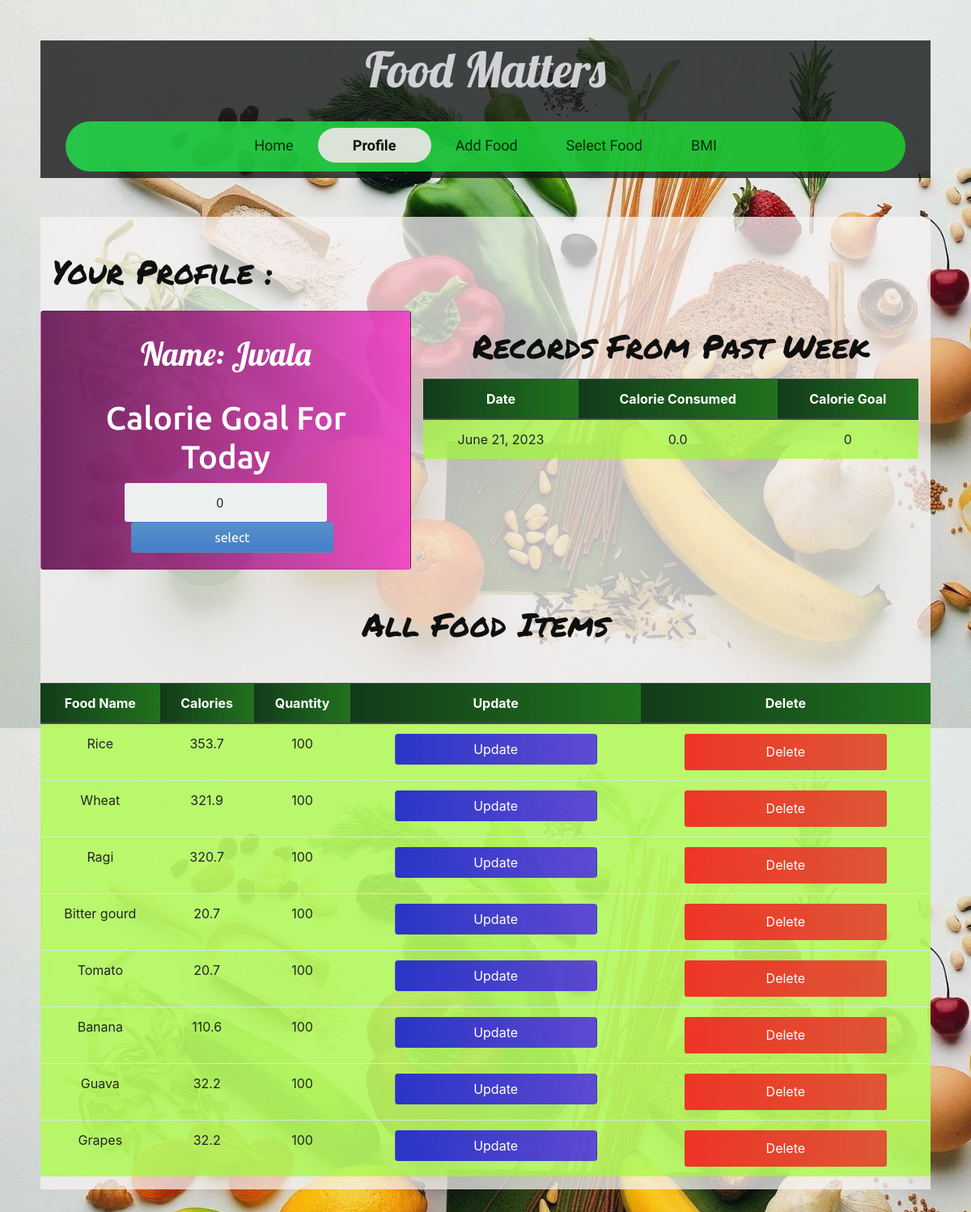
Page /profile/ (signed in) on the committed database.
### calories/models.py (models this page shows, shortened)
class Profile(models.Model):
	person_of = models.ForeignKey(User,null=True,on_delete=models.CASCADE)
	calorie_count = models.FloatField(default=0,null=True,blank=True)
	food_selected = models.ForeignKey(Food,on_delete=models.CASCADE,null=True,blank=True)
	quantity = models.FloatField(default=0)
	total_calorie = models.FloatField(default=0,null=True)
	date = models.DateField(auto_now_add = True)
	calorie_goal = models.PositiveIntegerField(default=0)
	all_food_selected_today = models.ManyToManyField(Food,through='PostFood',related_name='inventory')

class Food(models.Model):
	name = models.CharField(max_length=200 ,null=False)
	quantity = models.PositiveIntegerField(null=False,default=0)
	calorie = models.FloatField(null=False,default=0)
	person_of = models.ForeignKey(User,null=True,on_delete=models.CASCADE)

### calories/views.py (the view)
# urls.py: path('profile/',ProfilePage,name='profile'),
@login_required
def ProfilePage(request):
	person = Profile.objects.filter(person_of=request.user).last()
	food_items = Food.objects.filter(person_of=request.user)
	form = ProfileForm(instance=person)
	if request.method == 'POST':
		form = ProfileForm(request.POST,instance=person)
		if form.is_valid():
			form.save()
			return redirect('profile')
	else:
		form = ProfileForm(instance=person)
	some_day_last_week = timezone.now().date() -timedelta(days=7)
	records=Profile.objects.filter(date__gte=some_day_last_week,date__lt=timezone.now().date(),person_of=request.user)
	context = {'form':form,'food_items':food_items,'records':records}
	return render(request, 'profile.html',context)

### calories/forms.py
class ProfileForm(forms.ModelForm):
	class Meta:
		model = Profile
		fields = ('calorie_goal',)

### calories/templates/profile.html (shortened to what this page needs)
{% extends 'base.html' %}
{% block content %}
<br>
<div class="container-fluid">
    <h1 class="headline">Your Profile :</h1>
        <div id="c" class="row mt-4 mb-4">
            <div  class="col-lg-5 card card-body">
            <div class="app-title">
                <h1 class="text-center profile-text mt-2">Name: {{ request.user }} </h1>
            </div>
            <form method="POST" action="" class="login-form pt-4">
                {% for field in form %}
                <h1>Calorie Goal For Today</h1>
                {{ field }}
                {% endfor %}
                <input class="btn login_btn profile-submit ml-3" type="submit" value="select">
            </form>
        </div>
        <div class="col-lg-7">
        <h1 class="text-center headline pb-2">Records From Past Week</h1>
        <table class="table text-center">
            <thead class="thead-dark">
                <tr>
                    <th scope="col">Date</th>
                    <th scope="col">Calorie Consumed</th>
                    <th scope="col">Calorie Goal</th>
                </tr>
            </thead>
            <tbody>
                {% for record in records %}
                <tr>
                    <td>{{ record.date }}</td>
                    <td>{{ record.total_calorie }}</td>
                    <td>{{ record.calorie_goal }}</td>
                </tr>
                {% endfor %}
            </tbody>
        </table>
    </div>
     </div>
    <h1 class="text-center headline">All Food Items</h1>
     <div class="row mt-5">
      <table class="table text-center">
            <thead class="thead-dark">
                <tr>
                    <th scope="col">Food Name</th>
                    <th scope="col">Calories</th>
                    <th scope="col">Quantity</th>
                    <th scope="col">Update</th>
                    <th scope="col">Delete</th>
                </tr>
            </thead>
            <tbody>
                {% for food in food_items %}
                <tr>
                    <td>{{ food.name }}</td>
                    <td>{{ food.calorie }}</td>
                    <td>{{ food.quantity }}</td>
                    <td><a class="btn" href="{% url 'update_food' food.id %}">Update</a></td>
                    <td><a class="delete" href="{% url 'delete_food' food.id %}">Delete</a></td>
                </tr>
                {% endfor %}
            </tbody>
        </table>
    </div>
</div>
{% endblock content %}

### calories/static/css/base.css (style rules this page uses)
a { text-decoration:none !important; }
body { font-family: Arial; background-color: #34db66e0; padding: 50px; }
.app-title { text-align: center; color: #163d1bc8; }
.login-form { text-align: center; }
input { text-align: center; background-color: #ECF0F1; border: 2px solid transparent; border-radius: 3px; font-size: 16px; font-weight: 200; padding: 10px 0; width: 250px; transition: border .5s; }
.btn { background: #457fca; background: -webkit-linear-gradient(to right, #5691c8, #457fca); background: linear-gradient(to right, #1b21d1e6, #4f2de4da); color: white !important; font-size: 16px; line-height: 25px; padding: 10px 0; text-decoration: none; text-shadow: none; border-radius: 3px; box-shadow: none; transition: 0.25s; display: block; width: 250px; margin: 0 auto; }
.delete { background: #457fca; background: -webkit-linear-gradient(to right, #5691c8, #457fca); background: linear-gradient(to right, #f42020e6, #e43c2dda); color: white !important; font-size: 16px; line-height: 25px; padding: 10px 0; text-decoration: none; text-shadow: none; border-radius: 3px; box-shadow: none; transition: 0.25s; display: block; width: 250px; margin: 0 auto; }
.card { background: #457fca; background: -webkit-linear-gradient(to right, #5691c8, #457fca); background: linear-gradient(to right, #f30808cb, #f35e08de); color:white; }
#c .card { background: #457fca; background: -webkit-linear-gradient(to right, #5691c8, #457fca); background: linear-gradient(to right, #550241d6, #ef36c4d6); color:white; }
.card::before, .card::after { position: absolute; top: 0; right: 0; bottom: 0; left: 0; transform: scale3d(0, 0, 1); transition: transform .3s ease-out 0s; background: rgba(255, 255, 255, 0.1); content: ''; pointer-events: none; }
.card::before { transform-origin: left top; }
.card::after { transform-origin: right bottom; }
th { background: #1e3c72; background: -webkit-linear-gradient(to right, #2a5298, #1e3c72); background: linear-gradient(to right, #123b1a, #21721e); }
.card { font-family: 'Grandstander', cursive; font-family: 'Ubuntu', sans-serif; }
.headline { font-family: 'Permanent Marker', cursive; padding-top:20px; color: #0f0f0f; color: -webkit-linear-gradient(to right, #6dd5ed, #2193b0); color: linear-gradient(to right, #85154b, #911758); }
.profile-text { color:white; font-family: 'Lobster', cursive; }
.table tr { background-color: #9efc2cab; }
.profile-submit { background: #457fca; background: -webkit-linear-gradient(to bottom, #5691c8, #457fca); background: linear-gradient(to bottom, #5691c8, #457fca); }

### rows in the picture
Profile: form "0", date "June 21, 2023", total_calorie "0.0", calorie_goal "0"
Food: name "Rice", calorie "353.7", quantity "100"
Food: name "Wheat", calorie "321.9", quantity "100"
Food: name "Ragi", calorie "320.7", quantity "100"
Food: name "Bitter gourd", calorie "20.7", quantity "100"
Food: name "Tomato", calorie "20.7", quantity "100"
Food: name "Banana", calorie "110.6", quantity "100"
Food: name "Guava", calorie "32.2", quantity "100"
Food: name "Grapes", calorie "32.2", quantity "100"

### other values in the picture
{{ request.user }} "Jwala"
